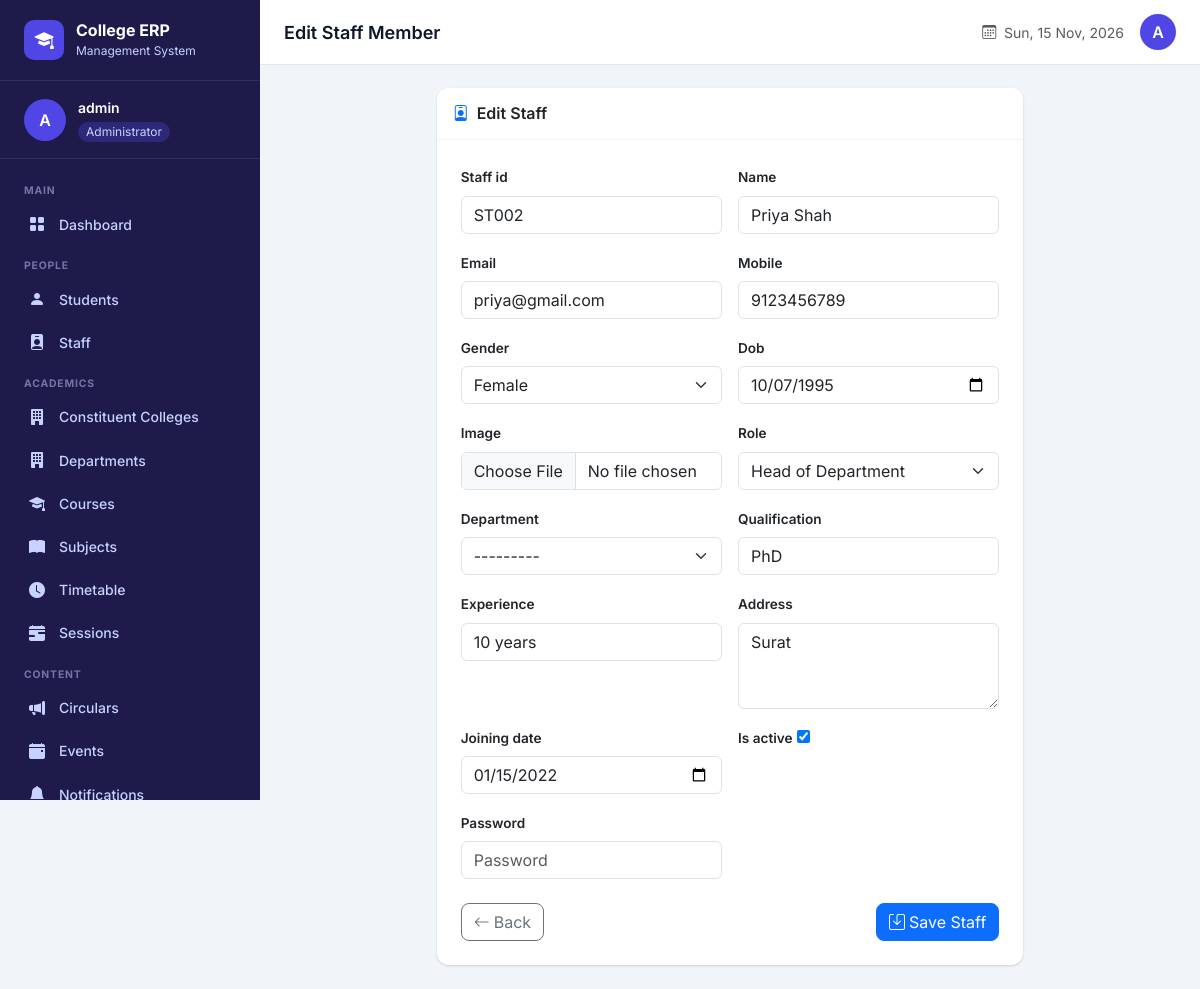
Page /faculty/admin/staff/edit/2/ (signed in) on the committed database.
### faculty/models.py (models this page shows, shortened)
class Staff(models.Model):
    ROLE_CHOICES = (
         ('dean', 'Dean'),
        ('faculty', 'Faculty'),
        ('hod', 'Head of Department'),
    )
    GENDER_CHOICES = (
        ('male', 'Male'),
        ('female', 'Female'),
        ('other', 'Other'),
    )
    user = models.OneToOneField(User, on_delete=models.CASCADE, related_name='staff_profile')
    staff_id = models.CharField(max_length=20, unique=True)
    name = models.CharField(max_length=100)
    email = models.EmailField(unique=True)
    mobile= models.CharField(
        max_length=10,
        validators=[mobile_validator])
    gender = models.CharField(max_length=10, choices=GENDER_CHOICES, default='male')
    dob = models.DateField(null=True, blank=True)
    image = models.ImageField(upload_to='staff_images/', blank=True, null=True)
    role = models.CharField(max_length=20, choices=ROLE_CHOICES, default='faculty')
    department = models.ForeignKey(
        'account.Department', on_delete=models.SET_NULL,
        null=True, blank=True, related_name='staff_members'
    )
    qualification = models.CharField(max_length=200, blank=True)
    experience = models.CharField(max_length=200, blank=True)
    address = models.TextField(blank=True)
    joining_date = models.DateField(null=True, blank=True)
    is_active = models.BooleanField(default=True)
    created_at = models.DateTimeField(auto_now_add=True)
    class Meta:
        ordering = ['name']
        verbose_name = 'Staff'
        verbose_name_plural = 'Staff Members'

### faculty/views.py (the view)
    def wrapper(request, *args, **kwargs):
        if not request.user.is_authenticated:
            return redirect('login')
        try:
            staff = request.user.staff_profile
            if staff.role != 'admin' and not request.user.is_superuser:
                messages.error(request, "Admin access required.")
                return redirect('login')
            request.staff = staff
        except Staff.DoesNotExist:
            if not request.user.is_superuser:
                messages.error(request, "Access denied.")
                return redirect('login')
            request.staff = None
        return view_func(request, *args, **kwargs)

### account/models.py (called while the page is built)
    def __str__(self):
        return self.name

### faculty/views.py (called while the page is built, shortened)
def admin_required(view_func):
    def wrapper(request, *args, **kwargs):
        if not request.user.is_authenticated:
            return redirect('login')
        try:
            staff = request.user.staff_profile
            if staff.role != 'admin' and not request.user.is_superuser:
                messages.error(request, "Admin access required.")
                return redirect('login')
            request.staff = staff
        except Staff.DoesNotExist:
            if not request.user.is_superuser:
                messages.error(request, "Access denied.")
                return redirect('login')
            request.staff = None
        return view_func(request, *args, **kwargs)
    wrapper.__name__ = view_func.__name__
    return wrapper

@admin_required
def edit_staff(request, pk):
    staff = get_object_or_404(Staff, pk=pk)
    form = StaffForm(request.POST or None, request.FILES or None, instance=staff)
    return render(request, 'admin_panel/staff_form.html', {'form': form, 'action': 'Edit', 'staff': staff})

### templates/admin_panel/staff_form.html (shortened to what this page needs)
{% extends "admin_panel/base_admin.html" %}
{% block page_title %}{{ action|default:"Manage" }} Staff Member{% endblock %}
{% block content %}
<div class="row justify-content-center">
  <div class="col-lg-8">
    <div class="card">
      <div class="card-header py-3">
        <h6 class="mb-0 fw-semibold"><i class="bi bi-person-badge text-primary me-2"></i>{{ action }} Staff</h6>
      </div>
      <div class="card-body p-4">
        <form method="POST" enctype="multipart/form-data">
          <div class="row g-3">
            {% for field in form %}
              <div class="col-md-6">
                <label class="form-label fw-semibold" style="font-size:.85rem">{{ field.label }}</label>
                {{ field }}
              </div>
            {% endfor %}
          </div>
          <div class="d-flex justify-content-between mt-4">
            <a href="{% url 'admin_staff_list' %}" class="btn btn-outline-secondary rounded-3"><i class="bi bi-arrow-left me-1"></i>Back</a>
            <button type="submit" class="btn btn-primary rounded-3"><i class="bi bi-save me-1"></i>Save Staff</button>
          </div>
        </form>
      </div>
    </div>
  </div>
</div>
{% endblock %}

### templates/admin_panel/base_admin.html (shortened to what this page needs)
{% extends "base/layout.html" %}
{% block sidebar_user %}
  <div class="user-avatar-placeholder">A</div>
  <div class="user-info">
    <div class="user-name">{{ request.user.get_full_name|default:request.user.username }}</div>
    <span class="user-role">Administrator</span>
  </div>
{% endblock %}
{% block sidebar_nav %}
  <div class="sidebar-section-label">Main</div>
  <a href="{% url 'admin_dashboard' %}"><i class="bi bi-grid-fill"></i> Dashboard</a>
  <div class="sidebar-section-label">People</div>
  <a href="{% url 'admin_students' %}"><i class="bi bi-person-fill"></i> Students</a>
  <a href="{% url 'admin_staff_list' %}"><i class="bi bi-person-badge-fill"></i> Staff</a>
  <div class="sidebar-section-label">Academics</div>
  <a href="{% url 'admin_constituent' %}"><i class="bi bi-building-fill"></i> Constituent Colleges</a>
  <a href="{% url 'admin_departments' %}"><i class="bi bi-building-fill"></i> Departments</a>
  <a href="{% url 'admin_courses' %}"><i class="bi bi-mortarboard-fill"></i> Courses</a>
  <a href="{% url 'admin_subjects' %}"><i class="bi bi-book-fill"></i> Subjects</a>
  <a href="{% url 'admin_timetable' %}"><i class="bi bi-clock-fill"></i> Timetable</a>
  <a href="{% url 'admin_sessions' %}"><i class="bi bi-calendar-range-fill"></i> Sessions</a>
  <div class="sidebar-section-label">Content</div>
  <a href="{% url 'admin_circulars' %}"><i class="bi bi-megaphone-fill"></i> Circulars</a>
  <a href="{% url 'admin_events' %}"><i class="bi bi-calendar-event-fill"></i> Events</a>
  <a href="{% url 'admin_notifications' %}"><i class="bi bi-bell-fill"></i> Notifications</a>
{% endblock %}
{% block topbar_right %}
  <div style="width:36px;height:36px;background:#4f46e5;border-radius:50%;display:flex;align-items:center;justify-content:center;color:white;font-weight:600">
    A
  </div>
{% endblock %}

### templates/base/layout.html (style rules this page uses)
:root { --sidebar-width: 260px; --topbar-height: 64px; --primary: #4f46e5; --primary-dark: #3730a3; --sidebar-bg: #1e1b4b; --sidebar-hover: #312e81; --sidebar-text: #c7d2fe; --sidebar-active: #4f46e5; --card-shadow: 0 1px 3px rgba(0,0,0,.1), 0 1px 2px rgba(0,0,0,.06); }
* { font-family: 'Inter', sans-serif; }
body { background: #f1f5f9; min-height: 100vh; }
.sidebar-user .user-avatar-placeholder { width: 42px; height: 42px; border-radius: 50%; background: var(--primary); display: flex; align-items: center; justify-content: center; color: white; font-weight: 600; font-size: 1rem; flex-shrink: 0; }
.sidebar-user .user-info .user-name { color: white; font-weight: 600; font-size: .875rem; }
.sidebar-user .user-info .user-role { color: var(--sidebar-text); font-size: .75rem; background: rgba(79,70,229,.3); padding: 1px 8px; border-radius: 20px; display: inline-block; margin-top: 2px; }
.sidebar-section-label { color: rgba(199,210,254,.5); font-size: .65rem; font-weight: 700; text-transform: uppercase; letter-spacing: .08em; padding: .75rem 1.5rem .25rem; }
.sidebar-nav a { display: flex; align-items: center; gap: .75rem; padding: .6rem 1.5rem; color: var(--sidebar-text); text-decoration: none; font-size: .875rem; font-weight: 500; transition: all .15s; border-left: 3px solid transparent; }
.sidebar-nav a i { font-size: 1rem; width: 20px; text-align: center; }
.card { border: none; box-shadow: var(--card-shadow); border-radius: 12px; }
.card-header { background: white; border-bottom: 1px solid #f1f5f9; border-radius: 12px 12px 0 0 !important; }

### rows in the picture
Staff: form "ST002" "Priya Shah" "priya@gmail.com" "9123456789" "Female" "10/07/1995" "Head of Department" "---------" "PhD" "10 years" "Surat" "01/15/2022" "☑"

### other values in the picture
{{ request.user.get_full_name|default:request.user.username }} "admin"
{{ action|default:"Manage" }} "Edit"
{{ action }} "Edit"
{{ field.label }} "Staff id" "Name" "Email" "Mobile" "Gender" "Dob" "Image" "Role" "Department" "Qualification" "Experience" "Address" "Joining date" "Is active" "Password"
